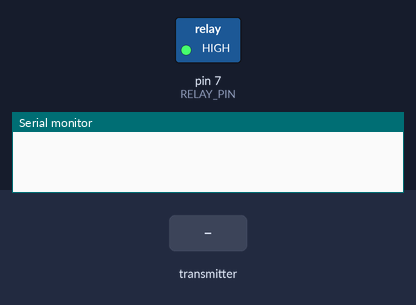
This sketch was run on a simulated Arduino Uno, built with avr-gcc and run on an emulated ATmega328P. Parts: switched loads named in the sketch (green lamp = pin HIGH), the last lines printed to the serial monitor. The test bench sets the inputs (shaded band). No radio packets arrive unless stated.

Above: at 1.2 s.
1.3 s: the transmitter starts sending buttonState = 1
At 2.3 s:
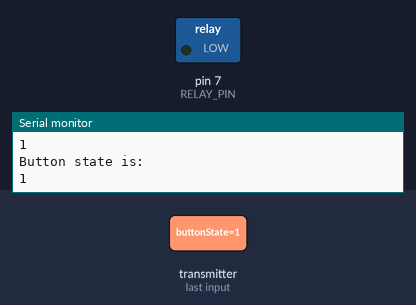
2.8 s: the transmitter starts sending buttonState = 0
At 3.4 s:
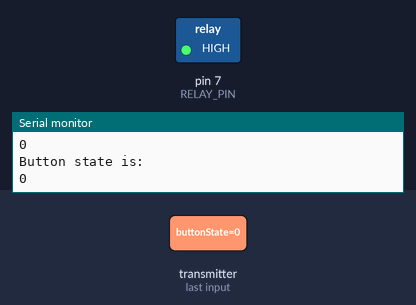
Timing chart, 0 to 5.8 s (numbered marks = the images above; inputs shaded):
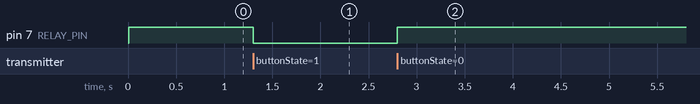

Measured:
- after the input at 1.3 s, pin 7 (RELAY_PIN): HIGH → LOW at once
- after the input at 2.8 s, pin 7 (RELAY_PIN): LOW → HIGH at once

The sketch:

receiver.ino
```cpp
// Code for Remote Ignition Receiver
// DO NOT DELETE the test code
// Requires TMRh20/RF24 library

#include <SPI.h>
#include <nRF24L01.h>
#include <RF24.h>

#define NRF_CE_PIN      2
#define NRF_CSN_PIN     3
#define NRF_READ_ADDR   0x3E3E3E3E3E
#define NRF_READ_PORT   0
#define RELAY_PIN       7

// Use this flag to test the NRF24L01 module
// Setting this to 1 would print module information
#define TEST_NRF_MODULE 0

// Need this to print debug data
#if TEST_NRF_MODULE
#include <printf.h>

#define NRF_TEST_WRITE_ADDR 0x3E3E3E3E3E
#define NRF_TEST_READ_ADDR  0x3E3E3E3E3F
#define NRF_TEST_READ_PORT  0
#endif

RF24 radio(NRF_CE_PIN, NRF_CSN_PIN);
bool buttonState = false;

void setup() {
  Serial.begin(9600);
  radio.begin();
  radio.setPALevel(RF24_PA_LOW);

  // check if the SPI connections are proper
  if (!radio.isChipConnected()) {
    Serial.println("Could not find Radio Module!");
    while(1) {}
  }

#if TEST_NRF_MODULE
  // addresses for testing purpose only
  const byte addresses[][5] = {
    NRF_TEST_WRITE_ADDR,
    NRF_TEST_READ_ADDR
  };

  radio.openWritingPipe(addresses[0]);
  radio.openReadingPipe(NRF_TEST_READ_PORT, addresses[1]);
  radio.startListening();

  printf_begin();
  radio.printPrettyDetails();
#else
  const byte address[5] = {NRF_READ_ADDR};
  radio.openReadingPipe(NRF_READ_PORT, address);
  radio.startListening();
  pinMode(RELAY_PIN, OUTPUT);
  // for some reason the relay module was by default turning on
  // this will ensure there is not sudden switching of the relay module
  // while initialization
  digitalWrite(RELAY_PIN, HIGH);
#endif
}

void loop() {
#if !TEST_NRF_MODULE
  if (radio.available()) {
    radio.read(&buttonState, sizeof(buttonState));
    Serial.println("Button state is: ");
    Serial.println(buttonState);
    // TODO: why is the relay module logic opposite?
    if (buttonState == HIGH) {
      digitalWrite(RELAY_PIN, LOW);
    } else {
      digitalWrite(RELAY_PIN, HIGH);
    }
  }
#endif
}
```
